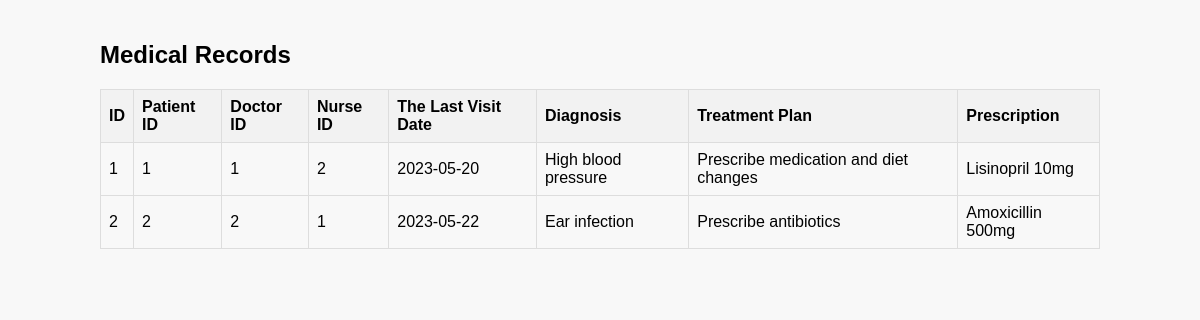
The page /admin/list/list_medical_records.php on the database its author committed.
### tables this page shows
CREATE TABLE medical_records (
  record_id INT PRIMARY KEY,
  patient_id INT,
  doctor_id INT,
  nurse_id INT,
  visit_date DATE,
  diagnosis VARCHAR(100),
  treatment_plan VARCHAR(100),
  prescription VARCHAR(100),
  FOREIGN KEY (patient_id) REFERENCES patients(patient_id),
  FOREIGN KEY (doctor_id) REFERENCES doctors(doctor_id),
  FOREIGN KEY (nurse_id) REFERENCES nurses(nurse_id)

);

### admin/list/list_medical_records.php (the view, shortened to what this page needs)
<!DOCTYPE html>
<html>
<head>
    <link rel="stylesheet" type="text/css" href="csss.css">
</head>
<body>
	<div class="container">
		<h2>Medical Records</h2>
		<table>
			<tr>
				<th>ID</th>
				<th>Patient ID</th>
				<th>Doctor ID</th>
				<th>Nurse ID</th>
				<th>The Last Visit Date</th>
				<th>Diagnosis</th>
				<th>Treatment Plan</th>
				<th>Prescription</th>
			</tr>
			<?php
				 include 'config.php';
				$sql = "SELECT * FROM medical_records";
				$result = mysqli_query($conn, $sql);
				while ($row = mysqli_fetch_assoc($result)) {
					echo "<tr>";
					echo "<td>" . $row['record_id'] . "</td>";
					echo "<td>" . $row['patient_id'] . "</td>";
					echo "<td>" . $row['doctor_id'] . "</td>";
					echo "<td>" . $row['nurse_id'] . "</td>";
					echo "<td>" . $row['visit_date'] . "</td>";
					echo "<td>" . $row['diagnosis'] . "</td>";
					echo "<td>" . $row['treatment_plan'] . "</td>";
					echo "<td>" . $row['prescription'] . "</td>";
					echo "</tr>";
				}
			?>
	</div>
</body>
</html>

### admin/list/csss.css (style rules this page uses)
body { font-family: Arial, sans-serif; background-color: #f8f8f8; margin: 0; }
.container { max-width: 1000px; margin: 0 auto; padding: 1px; }
h2 { margin-top: 40px; }
table { border-collapse: collapse; width: 100%; }
th, td { border: 1px solid #ddd; padding: 8px; text-align: left; }
th { background-color: #f2f2f2; }

### rows shown on the page
medical_records: record_id "1", patient "1", doctor "1", nurse "2", visit_date "2023-05-20", diagnosis "High blood pressure", treatment_plan "Prescribe medication and diet changes", prescription "Lisinopril 10mg"
medical_records: record_id "2", patient "2", doctor "2", nurse "1", visit_date "2023-05-22", diagnosis "Ear infection", treatment_plan "Prescribe antibiotics", prescription "Amoxicillin 500mg"
